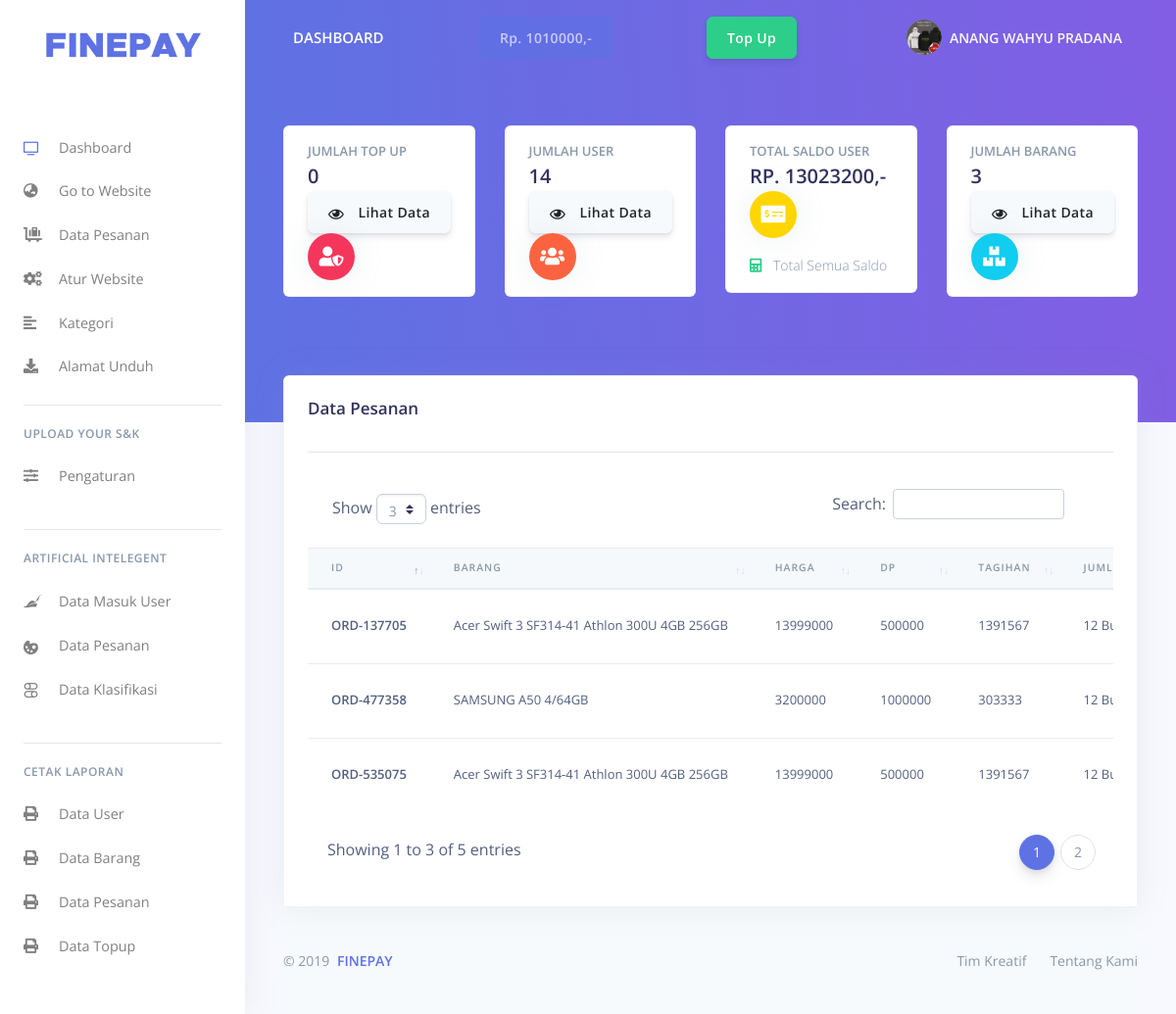
/dashboard/admin/ai-view-pesanan.php (signed in), run on the app's committed database.
### tables this page shows
CREATE TABLE `dompet` (
  `id_dompet` varchar(15) NOT NULL,
  `id_user` varchar(15) DEFAULT NULL,
  `jenis_dompet` varchar(20) DEFAULT NULL,
  `saldo` bigint(20) DEFAULT NULL
);

CREATE TABLE `profil_img` (
  `id_profil` varchar(15) NOT NULL,
  `id_user` varchar(20) NOT NULL,
  `status` varchar(100) NOT NULL
);

CREATE TABLE `pesanan` (
  `id_pesanan` varchar(10) NOT NULL,
  `id_user` varchar(15) DEFAULT NULL,
  `id_barang` varchar(20) DEFAULT 'NULL',
  `tgl_pesanan` datetime DEFAULT NULL,
  `ket_pesanan` text DEFAULT NULL
);

CREATE TABLE `barang` (
  `id_barang` varchar(20) NOT NULL,
  `nama_barang` varchar(50) NOT NULL,
  `harga` decimal(10,0) NOT NULL
);

CREATE TABLE `tagihan` (
  `id_tagihan` varchar(10) NOT NULL,
  `id_pesanan` varchar(10) DEFAULT NULL,
  `jml_dp` bigint(20) DEFAULT NULL,
  `jml_tagihan` bigint(20) DEFAULT NULL,
  `tgl_jatuh_tempo` date DEFAULT NULL,
  `jml_bulan` int(11) NOT NULL
);

### dashboard/admin/query-admin.php (called while the page is built, shortened)
<?php
include('../koneksi.php');
if(!isset($_SESSION['username'])){
	header("location:./../index.php");
} else {
  $sql_jml_user = "SELECT count(*) as Jumlah from users WHERE level='user'";
  $query1_jml_user= mysqli_query($koneksi, $sql_jml_user );
  $jumlah_data_user = mysqli_fetch_array($query1_jml_user);
  $cek_data_user = mysqli_num_rows($query1_jml_user);
   if ($cek_data_user > 0){
      $hasil_jml_user = $jumlah_data_user['Jumlah'];
      $view_user = true;
  } else if ($cek_data_user == 0) {
      $hasil_jml_user = '0';
      $view_user = true;
  } else {
      echo "Gagal mendapatkan data";
  }
  $query_jml_saldo = "SELECT SUM(dompet.saldo) as 'jml_saldo' FROM dompet JOIN users ON dompet.id_user=users.id WHERE users.level='user'";
  $sql_jml_saldo= mysqli_query($koneksi, $query_jml_saldo );
  $jml_saldo = mysqli_fetch_array($sql_jml_saldo);
  $query_jml_barang = "SELECT COUNT(*) AS 'Jumlah' FROM barang";
  $sql_jml_barang= mysqli_query($koneksi, $query_jml_barang );
  $jml_barang  = mysqli_fetch_array($sql_jml_barang);
  $cek_data_barang = mysqli_num_rows($sql_jml_barang);
  if ($cek_data_barang > 0){
      $hasil_jml_barang = $jml_barang['Jumlah'];
      $view_barang = true;
  } else if ($cek_data_barang < 1) {
      $hasil_jml_barang = '-';
      $view_barang = true;
  } else {
      echo "Gagal mendapatkan data";
  }
  $query_jml_topup = "SELECT COUNT(*) AS 'Jumlah' FROM topup WHERE status=''";
  $sql_jml_topup= mysqli_query($koneksi, $query_jml_topup );
  $jml_topup  = mysqli_fetch_array($sql_jml_topup);
  $cek_data_topup = mysqli_num_rows($sql_jml_topup);
  if ($cek_data_topup > 0){
      $hasil_jml_topup = $jml_topup['Jumlah'];
  } else {
      echo "Gagal mendapatkan data";
  }
    $sql_view_saldo_admin = "SELECT dompet.saldo as 'jmlsaldo', dompet.id_dompet as 'id_dompet_admin' FROM `dompet` JOIN users ON users.id=dompet.id_user WHERE id_user='$_SESSION[id]'";
    $query_view_saldo_admin = mysqli_query($koneksi, $sql_view_saldo_admin );
    $jml_saldo_admin = mysqli_fetch_array($query_view_saldo_admin);
    $cek_data_saldo_admin = mysqli_num_rows($query_view_saldo_admin);
    if($cek_data_saldo_admin == NULL) {
        $a = "<i class='fas fa-times'></i>";
        $showCreateDompet_admin = true;
    } else if ($cek_data_saldo_admin > 0){
        $mataUang = "Rp. ";
        $akhirMataUang = ",-";
        $a = $mataUang.$jml_saldo_admin['jmlsaldo'].$akhirMataUang;
        $showCreateDompet_admin = false;
    } else if ($cek_data_saldo_admin == 0) {
        $a = '0';
    } else {
        echo "Gagal mendapatkan data";
    }
}
?>

### dashboard/admin/ai-data-pesanan.php (the view, shortened to what this page needs)
<div class="container-fluid mt--7">
      <div class="row mt-5">
        <div class="col-xl-12 mb-5 mb-xl-0">
          <div class="card shadow">
            <div class="card-header border-0">
              <div class="row align-items-center">
                <div class="col">
                  <h3 class="mb-0">Data Pesanan</h3>
                  <hr>
                </div>
              </div>
              <div class="table-responsive">
            <?php
            $data_pesanan = "SELECT
            pesanan.id_pesanan, pesanan.tgl_pesanan, pesanan.ket_pesanan, pesanan.ket_pesanan,
            barang.nama_barang, barang.harga,
            users.id, users.angkatan, users.nama,
            tagihan.id_tagihan, tagihan.jml_dp, tagihan.jml_tagihan, tagihan.jml_bulan
            FROM pesanan
            JOIN users ON pesanan.id_user=users.id
            JOIN barang ON pesanan.id_barang=barang.id_barang
            JOIN tagihan ON pesanan.id_pesanan=tagihan.id_pesanan";
            $hasil_pesanan = mysqli_query($koneksi, $data_pesanan);
            $record_pesanan = mysqli_num_rows($hasil_pesanan);
            ?>
              <table id="tabel-data-user" class="table align-items-center">
                <thead class="thead-light">
                  <tr>
                    <th scope="col">ID</th>
                    <th scope="col">Barang</th>
                    <th scope="col">Harga</th>
                    <th scope="col">DP</th>
                    <th scope="col">Tagihan</th>
                    <th scope="col">Jumlah Bulan</th>
                  </tr>
                </thead>
                <tbody>
                <?php
            if (($record_pesanan) > 0) {
              while($row = mysqli_fetch_assoc($hasil_pesanan)) {
                  echo "<tr>
                    <th scope='row'>" . $row["id_pesanan"]. "</th>
                    <td>".$row["nama_barang"]."</td>
                    <td>".$row["harga"]."</td>
                    <td>".$row["jml_dp"]."</td>
                    <td>".$row["jml_tagihan"]."</td>
                    <td>".$row["jml_bulan"]." Bulan</td>
                    <td>".$row["ket_pesanan"]."</td>
                    <td>
                    <a href='ai-view-proses-data-klasifikasi.php?id=" . $row['id_pesanan'] . "'><button type='button' class='btn btn-outline-info'>Proses</button></a>
                    </td>
                  </tr>"; ?>
        <?php };
            } else {
              echo "<div class='alert alert-warning text-center' role='alert>
              <span class='alert-inner--icon><strong>Warning!</strong> Tidak ada data ditemukan</span>
              </div>";
            }
                ?>
                </tbody>
              </table>
            </div>
          </div>
        </div>
      </div>
        </div>

### dashboard/admin/header-admin.php (shortened to what this page needs)
<?php include('query-admin.php'); ?>
<!DOCTYPE html>
<html lang="en">
<head>
  <?php
    include('link-asset.php');
   ?>
</head>
<body class="">
  <nav class="navbar navbar-vertical fixed-left navbar-expand-md navbar-light bg-white" id="sidenav-main">
    <div class="container-fluid">
      <?php include('sidebar-admin.php'); ?>
    </div>
  </nav>
  <div class="main-content">
    <nav class="navbar navbar-top navbar-expand-md navbar-dark" id="navbar-main">
      <div class="container-fluid">
        <a class="h4 mb-0 text-white text-uppercase d-none d-lg-inline-block" href="./index.php">Dashboard</a>
        <?php
        if($showCreateDompet_admin == true) {
        ?>
          <button type="button" class="btn btn-primary"  data-toggle="modal" data-target="#modal-buat-dompet">
          <span>Buat Dompet Sekarang</span>
          <span class="badge badge-white"><?php echo $a ?></span>
          </button>
        <?php
        } else if($showCreateDompet_admin == false) {
        ?>
          <button type="button" class="btn btn-primary" disabled>
          <span><?php echo $a ?></span>
          </button>
          <button type="button" class="btn btn-success"   data-toggle="modal" data-target="#modal-topup-dompet">
          <span>Top Up</span>
          </button>
        <?php
        }
        ?>
        <?php include('dropdown-admin.php'); ?>
      </div>
    </nav>
    <div class="header bg-gradient-primary pb-8 pt-5 pt-md-8">
      <div class="container-fluid">
        <div class="header-body">
          <div class="row">
            <div class="col-xl-3 col-lg-6">
              <div class="card card-stats mb-4 mb-xl-0">
                <div class="card-body">
                  <div class="row">
                    <div class="col">
                      <h5 class="card-title text-uppercase text-muted mb-0">Jumlah Top Up</h5>
                      <span class="h2 font-weight-bold mb-0"><?php echo $hasil_jml_topup; ?></span>
                      <span class="h2 font-weight-bold mb-0">
                      <?php
                        if ($view_user == true) {
                            echo "<br>
                                <a href='./view-topup.php'>
                                  <button class='btn btn-icon btn-secondary btn-card-1' type='button'>
                                  <span class='btn-inner--icon'><i class='far fa-eye'></i></span>
                                  <span class='btn-inner--text'>Lihat Data</span>
                                  </button>
                                </a>";
                        } else {
                          echo "<br>
                                <button class='btn  btn-icon btn-card-1' type='button' disabled>
                                <span class='btn-inner--icon'><i class='far fa-eye'></i></span>
                                <span class='btn-inner--text'>Lihat Data</span>
                                </button>";
                        }
                      ?>
                      </span>
                    </div>
                    <div class="col-auto">
                      <div class="icon icon-shape bg-danger text-white rounded-circle shadow">
                        <i class="fas fa-user-shield"></i>
                      </div>
                    </div>
                  </div>
                </div>
              </div>
            </div>
            <div class="col-xl-3 col-lg-6">
              <div class="card card-stats mb-4 mb-xl-0">
                <div class="card-body">
                  <div class="row">
                    <div class="col">
                      <h5 class="card-title text-uppercase text-muted mb-0">Jumlah User</h5>
                      <span class="h2 font-weight-bold mb-0"><?php echo $hasil_jml_user; ?></span>
                      <?php
                        if ($view_user == true) {
                            echo "<br>
                                <a href='./view-user.php'>
                                  <button class='btn btn-icon btn-secondary btn-card-1' type='button'>
                                  <span class='btn-inner--icon'><i class='far fa-eye'></i></span>
                                  <span class='btn-inner--text'>Lihat Data</span>
                                  </button>
                                </a>";
                        } else {
                          echo "<br>
                                <button class='btn  btn-icon btn-card-1' type='button' disabled>
                                <span class='btn-inner--icon'><i class='far fa-eye'></i></span>
                                <span class='btn-inner--text'>Lihat Data</span>
                                </button>";
                        }
                      ?>
                    </div>
                    <div class="col-auto">
                      <div class="icon icon-shape bg-warning text-white rounded-circle shadow">
                        <i class="fas fa-users"></i>
                      </div>
                    </div>
                  </div>
                </div>
              </div>
            </div>
            <div class="col-xl-3 col-lg-6">
              <div class="card card-stats mb-4 mb-xl-0">
                <div class="card-body">
                  <div class="row">
                    <div class="col">
                      <h5 class="card-title text-uppercase text-muted mb-0">Total Saldo User</h5>
                      <span class="h2 font-weight-bold mb-0"><?php echo "RP. ".$jml_saldo['jml_saldo'].",-" ?></span>
                    </div>
                    <div class="col-auto">
                      <div class="icon icon-shape bg-yellow text-white rounded-circle shadow">
                      <i class="fas fa-money-check-alt"></i>
                      </div>
                    </div>
                  </div>
                    <p class="mt-3 mb-0 text-muted text-sm">
                      <span class="text-success mr-2"><i class="fas fa-calculator"></i></span>
                    <span class="text-nowrap">Total Semua Saldo</span>
                    </p>
                </div>
              </div>
            </div>
            <div class="col-xl-3 col-lg-6">
              <div class="card card-stats mb-4 mb-xl-0">
                <div class="card-body">
                  <div class="row">
                    <div class="col">
                      <h5 class="card-title text-uppercase text-muted mb-0">Jumlah Barang</h5>
                      <span class="h2 font-weight-bold mb-0"><?php echo $hasil_jml_barang; ?></span>
                      <?php
                        if ($view_barang == true) {
                            echo "<br>
                              <a href='./view-barang.php'>
                                <button class='btn btn-icon btn-secondary btn-card-1' type='button'>
                                <span class='btn-inner--icon'><i class='far fa-eye'></i></span>
                                <span class='btn-inner--text'>Lihat Data</span>
                                </button>
                              </a>";
                        } else if($view_barang == false){
                          echo "<br>
                                <button class='btn  btn-icon btn-card-1' type='button' disabled>
                                <span class='btn-inner--icon'><i class='far fa-eye'></i></span>
                                <span class='btn-inner--text'>Tidak ada data</span>
                                </button>";
                        }
                      ?>
                    </div>
                    <div class="col-auto">
                      <div class="icon icon-shape bg-info text-white rounded-circle shadow">
                        <i class="fas fa-boxes"></i>
                      </div>
                    </div>
                  </div>
                </div>
              </div>
            </div>
          </div>
        </div>
      </div>
    </div>

### dashboard/admin/dropdown-foto-profil-admin.php
 <?php
$id_user_admin = $_SESSION['id'];
   $sqlImg = "SELECT * FROM profil_img WHERE id_user='$id_user_admin'";
   $resultImg = mysqli_query($koneksi, $sqlImg);
   while ($rowimg = mysqli_fetch_assoc($resultImg)) {
     echo "<span class='avatar avatar-sm rounded-circle'>";
       if ( $rowimg['status'] > 0) {
         echo "<img src='../assets/img/theme/".$rowimg['status']."' class='rounded-circle'>";
       } else {
         echo "BELUM ADA FOTO";
       }
     echo "</span>";
   }
   ?>

### dashboard/assets/css/style.css (style rules this page uses)
button.btn.btn-icon.btn-secondary.btn-card-1, button.btn.btn-icon.btn-info.btn-card-1 { width: 100%; }

### data on the page
dompet: saldo "Rp. 1010000,-"
profil_img: status (picture)
pesanan: id_pesanan "ORD-535075", id_barang.nama_barang "Acer Swift 3 SF314-41 Athlon 300U 4GB 256GB", id_barang.harga "13999000", tagihan.jml_dp "500000", tagihan.jml_tagihan "1391567", tagihan.jml_bulan "12"
pesanan: id_pesanan "ORD-137705", id_barang.nama_barang "Acer Swift 3 SF314-41 Athlon 300U 4GB 256GB", id_barang.harga "13999000", tagihan.jml_dp "500000", tagihan.jml_tagihan "1391567", tagihan.jml_bulan "12"
pesanan: id_pesanan "ORD-477358", id_barang.nama_barang "SAMSUNG A50 4/64GB", id_barang.harga "3200000", tagihan.jml_dp "1000000", tagihan.jml_tagihan "303333", tagihan.jml_bulan "12"

### other printed values
$_SESSION['nama'] "ANANG WAHYU PRADANA"
$hasil_jml_topup "0"
$hasil_jml_user "14"
$jml_saldo['jml_saldo'] "13023200"
$hasil_jml_barang "3"
